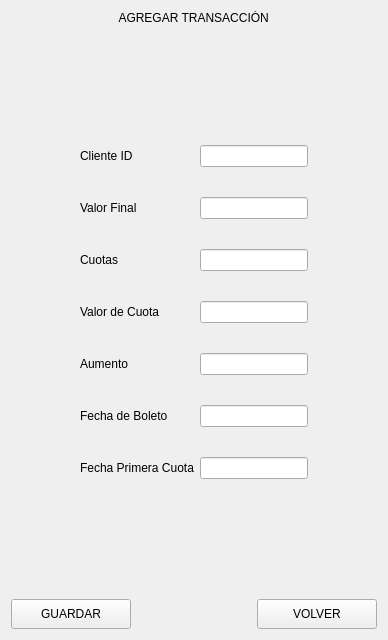
               <widget class="QWidget" name="page_6agregar_transaccion">
                <layout class="QVBoxLayout" name="verticalLayout_23">
                 <item>
                  <widget class="QLabel" name="label_33">
                   <property name="text">
                    <string> AGREGAR TRANSACCIÓN </string>
                   </property>
                   <property name="alignment">
                    <set>Qt::AlignmentFlag::AlignCenter</set>
                   </property>
                  </widget>
                 </item>
                 <item>
                  <spacer name="verticalSpacer_12">
                   <property name="orientation">
                    <enum>Qt::Orientation::Vertical</enum>
                   </property>
                   <property name="sizeHint" stdset="0">
                    <size>
                     <width>20</width>
                     <height>114</height>
                    </size>
                   </property>
                  </spacer>
                 </item>
                 <item>
                  <layout class="QHBoxLayout" name="horizontalLayout_19">
                   <item>
                    <spacer name="horizontalSpacer_17">
                     <property name="orientation">
                      <enum>Qt::Orientation::Horizontal</enum>
                     </property>
                     <property name="sizeHint" stdset="0">
                      <size>
                       <width>40</width>
                       <height>20</height>
                      </size>
                     </property>
                    </spacer>
                   </item>
                   <item>
                    <layout class="QVBoxLayout" name="verticalLayout_21">
                     <property name="spacing">
                      <number>30</number>
                     </property>
                     <item>
                      <widget class="QLabel" name="label_34">
                       <property name="text">
                        <string>Cliente ID</string>
                       </property>
                      </widget>
                     </item>
                     <item>
                      <widget class="QLabel" name="label_35">
                       <property name="text">
                        <string>Valor Final</string>
                       </property>
                      </widget>
                     </item>
                     <item>
                      <widget class="QLabel" name="label_36">
                       <property name="text">
                        <string>Cuotas</string>
                       </property>
                      </widget>
                     </item>
                     <item>
                      <widget class="QLabel" name="label_37">
                       <property name="text">
                        <string>Valor de Cuota</string>
                       </property>
                      </widget>
                     </item>
                     <item>
                      <widget class="QLabel" name="label_38">
                       <property name="text">
                        <string>Aumento</string>
                       </property>
                      </widget>
                     </item>
                     <item>
                      <widget class="QLabel" name="label_39">
                       <property name="text">
                        <string>Fecha de Boleto</string>
                       </property>
                      </widget>
                     </item>
                     <item>
                      <widget class="QLabel" name="label_40">
                       <property name="text">
                        <string>Fecha Primera Cuota</string>
                       </property>
                      </widget>
                     </item>
                    </layout>
                   </item>
                   <item>
                    <layout class="QVBoxLayout" name="verticalLayout_20">
                     <property name="spacing">
                      <number>30</number>
                     </property>
                     <item>
                      <widget class="QLineEdit" name="line_clienteID_transaccion"/>
                     </item>
                     <item>
                      <widget class="QLineEdit" name="line_valorFinal_transaccion"/>
                     </item>
                     <item>
                      <widget class="QLineEdit" name="line_cuotas_transaccion"/>
                     </item>
                     <item>
                      <widget class="QLineEdit" name="line_valorDeCuota_transaccion"/>
                     </item>
                     <item>
                      <widget class="QLineEdit" name="line_aumento_transaccion"/>
                     </item>
                     <item>
                      <widget class="QLineEdit" name="line_fechaDeBoleto_transaccion"/>
                     </item>
                     <item>
                      <widget class="QLineEdit" name="line_fechaPrimeraCuota_transaccion"/>
                     </item>
                    </layout>
                   </item>
                   <item>
                    <spacer name="horizontalSpacer_18">
                     <property name="orientation">
                      <enum>Qt::Orientation::Horizontal</enum>
                     </property>
                     <property name="sizeHint" stdset="0">
                      <size>
                       <width>40</width>
                       <height>20</height>
                      </size>
                     </property>
                    </spacer>
                   </item>
                  </layout>
                 </item>
                 <item>
                  <spacer name="verticalSpacer_11">
                   <property name="orientation">
                    <enum>Qt::Orientation::Vertical</enum>
                   </property>
                   <property name="sizeHint" stdset="0">
                    <size>
                     <width>20</width>
                     <height>114</height>
                    </size>
                   </property>
                  </spacer>
                 </item>
                 <item>
                  <layout class="QHBoxLayout" name="horizontalLayout_18">
                   <item>
                    <widget class="QPushButton" name="bt_guardar_transaccion">
                     <property name="minimumSize">
                      <size>
                       <width>120</width>
                       <height>30</height>
                      </size>
                     </property>
                     <property name="text">
                      <string>GUARDAR</string>
                     </property>
                     <property name="icon">
                      <iconset>
                       <normaloff>img/save.svg</normaloff>img/save.svg</iconset>
                     </property>
                    </widget>
                   </item>
                   <item>
                    <spacer name="horizontalSpacer_16">
                     <property name="minimumSize">
                      <size>
                       <width>120</width>
                       <height>30</height>
                      </size>
                     </property>
                     <property name="orientation">
                      <enum>Qt::Orientation::Horizontal</enum>
                     </property>
                     <property name="sizeHint" stdset="0">
                      <size>
                       <width>117</width>
                       <height>27</height>
                      </size>
                     </property>
                    </spacer>
                   </item>
                   <item>
                    <widget class="QPushButton" name="bt_volver_menu_transaccion">
                     <property name="minimumSize">
                      <size>
                       <width>120</width>
                       <height>30</height>
                      </size>
                     </property>
                     <property name="text">
                      <string>VOLVER</string>
                     </property>
                     <property name="icon">
                      <iconset>
                       <normaloff>img/corner-down-left.svg</normaloff>img/corner-down-left.svg</iconset>
                     </property>
                    </widget>
                   </item>
                  </layout>
                 </item>
                </layout>
               </widget>
